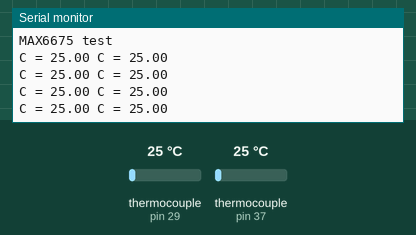
The sketch below on a simulated Arduino Mega 2560, built with avr-gcc and run on an emulated ATmega2560. On the bench: the last lines printed to the serial monitor. The test bench sets the inputs (shaded band); at power-on: thermocouple (sensors on pin 29, pin 37) 25 °C.

Above: at 1.7 s.
1.8 s: thermocouple (sensor on pin 29) set to 6 °C
At 2.22 s:
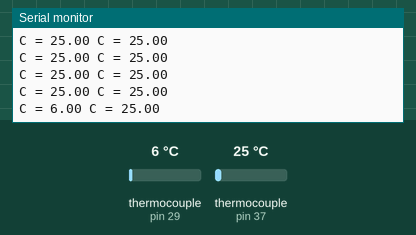
3.3 s: thermocouple (sensor on pin 37) set to 6 °C
At 3.43 s:
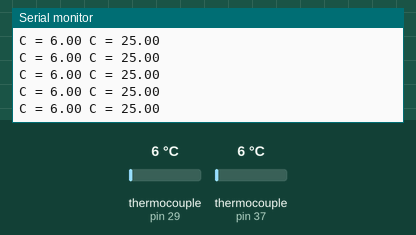
4.8 s: thermocouple (sensor on pin 29) set to 75 °C
At 4.94 s:
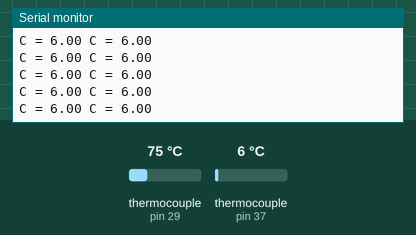
6.3 s: thermocouple (sensor on pin 37) set to 75 °C
At 6.45 s:
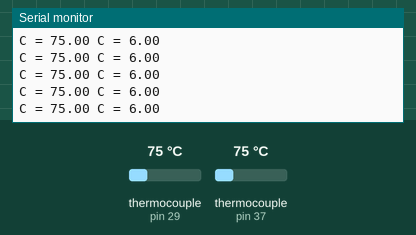
Timing chart, 0 to 8.8 s (numbered marks = the images above; inputs shaded):
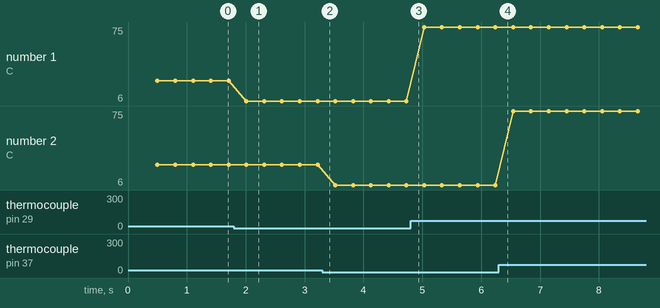

Measured:
- after the input at 1.8 s, the serial monitor: prints a new line after 0.21 s (image 1)
- plotted number 1: 25 → 6 after the input at 1.8 s, 6 → 75 after the input at 4.8 s

The sketch:

thermistor.ino
```cpp
// this example is public domain. enjoy! https://learn.adafruit.com/thermocouple/

#include "max6675.h"

int thermoDO = 27;
int thermoCS = 29;
int thermoCLK = 31;

// Thermcouple Dos
#define THERMO_DOS_SO 35
#define THEMRO_DOS_CS 37
#define THERMO_DOS_SCK 39
MAX6675 thermoDos(THERMO_DOS_SCK, THEMRO_DOS_CS, THERMO_DOS_SO);

MAX6675 thermocouple(thermoCLK, thermoCS, thermoDO);

void setup() {
  Serial.begin(9600);

  Serial.println("MAX6675 test");
  // wait for MAX chip to stabilize
  delay(500);
}

void loop() {
  // basic readout test, just print the current temp

  Serial.print("C = ");
  Serial.print(thermocouple.readCelsius());
  Serial.print(" C = ");
  Serial.println(thermoDos.readCelsius());

  // For the MAX6675 to update, you must delay AT LEAST 250ms between reads!
  delay(300);
}
```
